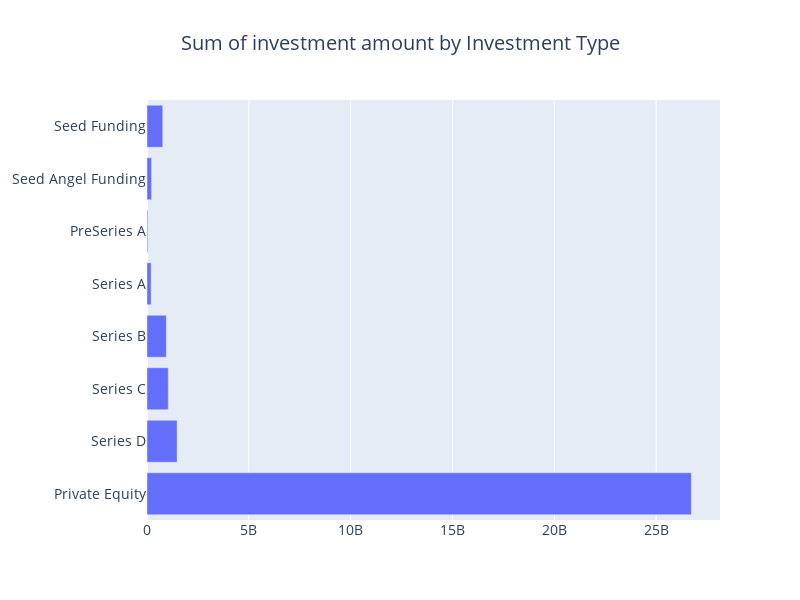

Write notebook code for a chart like this one.
### Markdown cell above
* Seed funding tops the chart closely followed by Private Equity and seed angel funding
    
* We can clearly see the decreasing number of deals as we move up the stages of funding rounds like Series A, B, C & D

### Code cell
cnt_df = df.groupby('InvestmentType')['CleanedAmount'].agg(['size', 'sum', 'mean'])
cnt_df = cnt_df.sort_values(by="size", ascending=False)
cnt_df = cnt_df.iloc[:10,:]
cnt_srs = cnt_df["sum"]
cnt_srs = cnt_srs[["Seed Funding", "Seed Angel Funding", "PreSeries A", "Series A", "Series B", "Series C", "Series D", "Private Equity"]]
layout = go.Layout(
    title=go.layout.Title(
        text="Sum of investment amount by Investment Type",
        x=0.5
    ),
    font=dict(size=14),
    width=800,
    height=600,
)

data = [horizontal_bar_chart(cnt_srs)]
fig = go.Figure(data=data, layout=layout)
py.iplot(fig, filename="funding")

### Figure 1 — Plotly figure (JSON) as saved in the notebook; plotly's stock layout.template omitted (floating-point values rounded to 4 significant figures)
{"data": [{"orientation": "h", "showlegend": false, "type": "bar", "x": [26727583450, 1481799000, 1044718394, 949195735, 203198002, 41371001, 225665041, 775075554], "y": ["Private Equity", "Series D", "Series C", "Series B", "Series A", "PreSeries A", "Seed Angel Funding", "Seed Funding"]}], "layout": {"font": {"size": 14}, "height": 600, "title": {"text": "Sum of investment amount by Investment Type", "x": 0.5}, "width": 800}}
